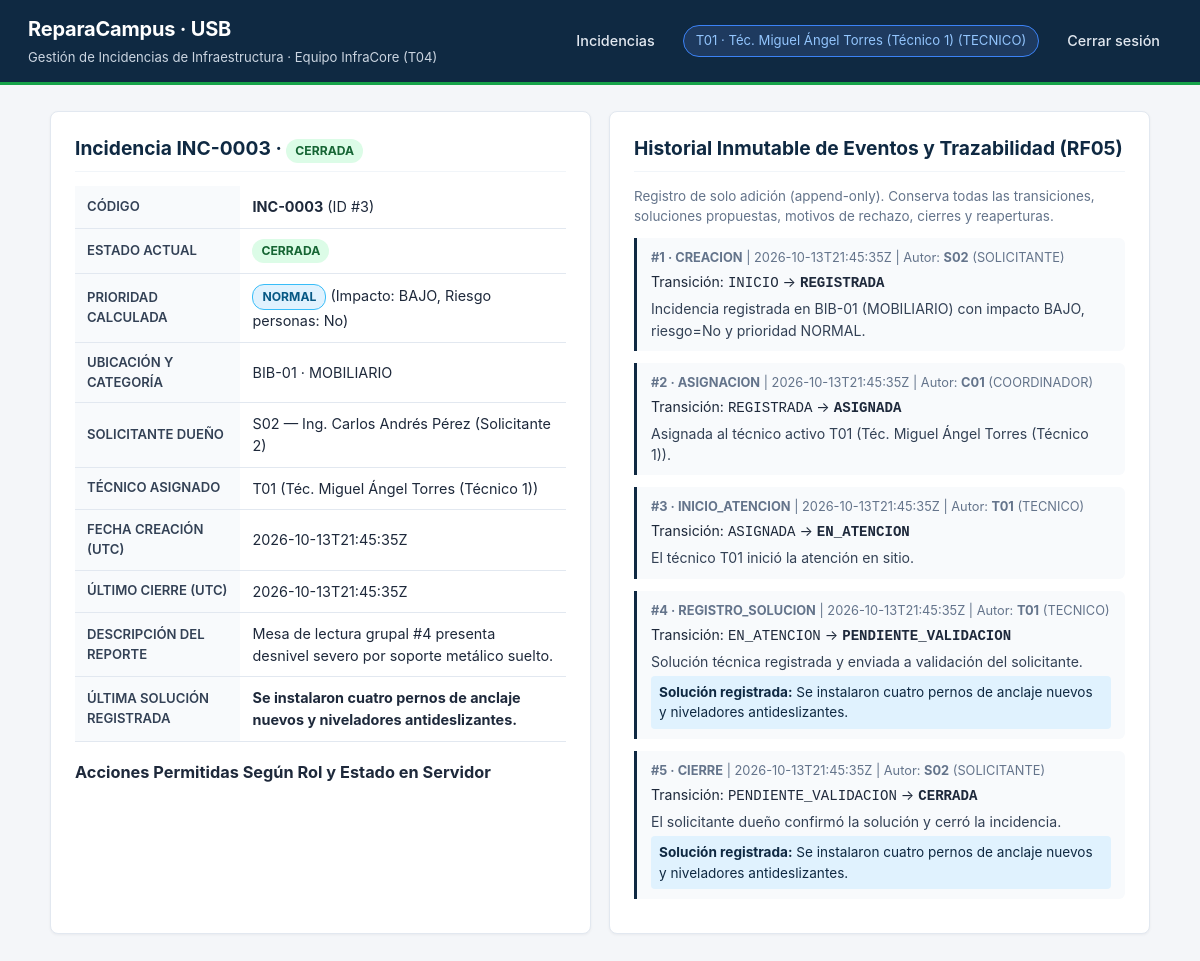
The page /incidencias/3 (signed in) on the database its author committed.
### tables this page shows
CREATE TABLE usuarios (
    id TEXT PRIMARY KEY,
    username TEXT UNIQUE NOT NULL,
    nombre TEXT NOT NULL,
    password_hash TEXT NOT NULL,
    rol TEXT NOT NULL CHECK (rol IN ('SOLICITANTE', 'COORDINADOR', 'TECNICO')),
    activo INTEGER NOT NULL DEFAULT 1 CHECK (activo IN (0, 1))
);

CREATE TABLE incidencias (
    id INTEGER PRIMARY KEY AUTOINCREMENT,
    codigo TEXT UNIQUE NOT NULL,
    autor_id TEXT NOT NULL REFERENCES usuarios(id),
    ubicacion TEXT NOT NULL CHECK (ubicacion IN ('LAB-01', 'AULA-201', 'BIB-01')),
    categoria TEXT NOT NULL CHECK (categoria IN ('ELECTRICIDAD', 'HIDRAULICA', 'MOBILIARIO', 'TIC')),
    descripcion TEXT NOT NULL,
    impacto TEXT NOT NULL CHECK (impacto IN ('BAJO', 'ALTO')),
    riesgo_personas INTEGER NOT NULL CHECK (riesgo_personas IN (0, 1)),
    prioridad TEXT NOT NULL CHECK (prioridad IN ('CRITICA', 'ALTA', 'NORMAL')),
    estado TEXT NOT NULL CHECK (estado IN ('REGISTRADA', 'ASIGNADA', 'EN_ATENCION', 'PENDIENTE_VALIDACION', 'CERRADA')),
    tecnico_asignado_id TEXT REFERENCES usuarios(id),
    solucion_actual TEXT,
    fecha_creacion_utc TEXT NOT NULL,
    fecha_ultimo_cierre_utc TEXT
);

CREATE TABLE historial_eventos (
    id INTEGER PRIMARY KEY AUTOINCREMENT,
    incidencia_id INTEGER NOT NULL REFERENCES incidencias(id),
    autor_id TEXT NOT NULL REFERENCES usuarios(id),
    accion TEXT NOT NULL,
    estado_anterior TEXT,
    estado_nuevo TEXT NOT NULL,
    detalle TEXT,
    solucion_propuesta TEXT,
    motivo TEXT,
    fecha_utc TEXT NOT NULL
);

### app/routes.py (the view)
@bp.route("/incidencias/<int:incidencia_id>", methods=["GET"])
def detalle_incidencia(incidencia_id: int):
    user = usuario_en_sesion()
    if not user:
        return redirect(url_for("main.login"))
    try:
        inc = obtener_incidencia_para_usuario(user, incidencia_id)
    except (PermisoDenegadoError, RecursoNoEncontradoError, ReglaNegocioError) as e:
        abort(e.codigo_http, e.mensaje)
    tecnicos = listar_tecnicos_activos() if user["rol"] == "COORDINADOR" else []
    return render_template(
        "detalle_incidencia.html",
        user=user,
        inc=inc,
        tecnicos=tecnicos,
    )

### app/db.py (called while the page is built)
def _resolve_sqlite_path(db_path: str) -> str:
    abs_p = os.path.abspath(db_path)
    if abs_p.startswith("/working_dir/"):
        tmp_p = "/tmp/" + os.path.basename(abs_p)
        if os.path.exists(abs_p) and not os.path.exists(tmp_p):
            shutil.copy2(abs_p, tmp_p)
        return tmp_p
    return abs_p

def get_db() -> sqlite3.Connection:
    if "db" not in g:
        raw_path = current_app.config["DATABASE"]
        os.makedirs(os.path.dirname(os.path.abspath(raw_path)), exist_ok=True)
        work_path = _resolve_sqlite_path(raw_path)
        conn = sqlite3.connect(work_path)
        conn.row_factory = sqlite3.Row
        conn.execute("PRAGMA foreign_keys = ON;")
        g.db = conn
        g.db_raw_path = os.path.abspath(raw_path)
        g.db_work_path = work_path
    return g.db

### app/routes.py (called while the page is built)
def usuario_en_sesion():
    uid = session.get("user_id")
    if not uid:
        return None
    return obtener_usuario_por_id(uid)

### app/services.py (called while the page is built)
def obtener_usuario_por_id(user_id: str) -> Optional[Dict[str, Any]]:
    if not user_id:
        return None
    db = get_db()
    row = db.execute(
        "SELECT id, username, nombre, rol, activo FROM usuarios WHERE id = ?",
        (user_id,),
    ).fetchone()
    return dict(row) if row else None

def obtener_incidencia_para_usuario(usuario_actual: Dict[str, Any], incidencia_id: int) -> Dict[str, Any]:
    if not usuario_actual:
        raise PermisoDenegadoError("Sesión no iniciada.")
    inc = obtener_incidencia_interna(incidencia_id)
    rol = usuario_actual["rol"]
    uid = usuario_actual["id"]
    if rol == "SOLICITANTE" and inc["autor_id"] != uid:
        raise PermisoDenegadoError("Un solicitante solo puede consultar sus propias incidencias.")
    if rol == "TECNICO" and inc["tecnico_asignado_id"] != uid:
        raise PermisoDenegadoError("Un técnico solo puede consultar las incidencias asignadas a su cuenta.")
    return inc

### app/templates/detalle_incidencia.html (shortened to what this page needs)
{% extends "base.html" %}
{% block content %}
<div class="grid-2">
    <div class="card">
        <h2>Incidencia {{ inc.codigo }} · <span class="badge est-{{ inc.estado }}">{{ inc.estado }}</span></h2>
        <table>
            <tbody>
                <tr><th>Código</th><td><strong>{{ inc.codigo }}</strong> (ID #{{ inc.id }})</td></tr>
                <tr><th>Estado Actual</th><td><span class="badge est-{{ inc.estado }}">{{ inc.estado }}</span></td></tr>
                <tr><th>Prioridad Calculada</th><td><span class="badge prio-{{ inc.prioridad }}">{{ inc.prioridad }}</span> (Impacto: {{ inc.impacto }}, Riesgo personas: {{ 'Sí' if inc.riesgo_personas else 'No' }})</td></tr>
                <tr><th>Ubicación y Categoría</th><td>{{ inc.ubicacion }} · {{ inc.categoria }}</td></tr>
                <tr><th>Solicitante Dueño</th><td>{{ inc.autor_id }} — {{ inc.autor_nombre }}</td></tr>
                <tr><th>Técnico Asignado</th><td>{{ inc.tecnico_asignado_id or 'Pendiente de asignación' }} {% if inc.tecnico_nombre %}({{ inc.tecnico_nombre }}){% endif %}</td></tr>
                <tr><th>Fecha Creación (UTC)</th><td>{{ inc.fecha_creacion_utc }}</td></tr>
                {% if inc.fecha_ultimo_cierre_utc %}
                <tr><th>Último Cierre (UTC)</th><td>{{ inc.fecha_ultimo_cierre_utc }}</td></tr>
                {% endif %}
                <tr><th>Descripción del Reporte</th><td>{{ inc.descripcion }}</td></tr>
                {% if inc.solucion_actual %}
                <tr><th>Última Solución Registrada</th><td><strong>{{ inc.solucion_actual }}</strong></td></tr>
                {% endif %}
            </tbody>
        </table>
        <div style="margin-top:18px;">
            <h3>Acciones Permitidas Según Rol y Estado en Servidor</h3>
        </div>
    </div>
    <div class="card">
        <h2>Historial Inmutable de Eventos y Trazabilidad (RF05)</h2>
        <p style="font-size:0.84rem; color:#64748b; margin-bottom:12px;">
            Registro de solo adición (append-only). Conserva todas las transiciones, soluciones propuestas, motivos de rechazo, cierres y reaperturas.
        </p>
        {% for ev in inc.historial %}
        <div class="timeline-item">
            <div class="timeline-meta">
                <strong>#{{ loop.index }} · {{ ev.accion }}</strong> | {{ ev.fecha_utc }} | Autor: <strong>{{ ev.autor_id }}</strong> ({{ ev.autor_rol }})
            </div>
            <div style="font-size:0.88rem; margin-bottom:4px;">
                Transición: <code>{{ ev.estado_anterior or 'INICIO' }}</code> → <strong><code>{{ ev.estado_nuevo }}</code></strong>
            </div>
            {% if ev.detalle %}
            <div style="font-size:0.88rem; color:#334155;">{{ ev.detalle }}</div>
            {% endif %}
            {% if ev.solucion_propuesta %}
            <div style="font-size:0.85rem; color:#0f2942; margin-top:4px; background:#e0f2fe; padding:6px 8px; border-radius:4px;">
                <strong>Solución registrada:</strong> {{ ev.solucion_propuesta }}
            </div>
            {% endif %}
        </div>
        {% endfor %}
    </div>
</div>
{% endblock %}

### app/templates/base.html (shortened to what this page needs)
<!DOCTYPE html>
<html lang="es">
<head>
    <link rel="stylesheet" href="{{ url_for('static', filename='style.css') }}">
</head>
<body>
    <header class="topbar">
        <div class="brand">
            <div>
                <h1>ReparaCampus · USB</h1>
                <span class="sub">Gestión de Incidencias de Infraestructura · Equipo InfraCore (T04)</span>
            </div>
        </div>
        {% if user %}
        <nav class="nav-links">
            <a href="{{ url_for('main.listado_incidencias') }}">Incidencias</a>
            <span class="user-pill">{{ user.id }} · {{ user.nombre }} ({{ user.rol }})</span>
            <a href="{{ url_for('main.logout') }}">Cerrar sesión</a>
        </nav>
        {% endif %}
    </header>
    <main class="container">
        {% block content %}{% endblock %}
    </main>
</body>
</html>

### app/static/style.css (style rules this page uses)
* { box-sizing: border-box; margin: 0; padding: 0; }
body { font-family: 'Inter', -apple-system, BlinkMacSystemFont, 'Segoe UI', Roboto, sans-serif; background-color: #f4f6f9; color: #1e293b; line-height: 1.5; }
.topbar { background: #0f2942; color: #ffffff; padding: 14px 28px; display: flex; justify-content: space-between; align-items: center; border-bottom: 3px solid #16a34a; }
.brand { display: flex; align-items: center; gap: 12px; }
.brand h1 { font-size: 1.25rem; font-weight: 700; letter-spacing: -0.01em; }
.brand span.sub { font-size: 0.82rem; color: #cbd5e1; font-weight: 400; }
.nav-links { display: flex; align-items: center; gap: 16px; }
.nav-links a { color: #e2e8f0; text-decoration: none; font-size: 0.9rem; font-weight: 500; padding: 6px 12px; border-radius: 6px; }
.user-pill { background: #1e3a5f; padding: 5px 12px; border-radius: 20px; font-size: 0.82rem; color: #93c5fd; border: 1px solid #3b82f6; }
.container { max-width: 1140px; margin: 26px auto; padding: 0 20px; }
.card { background: #ffffff; border-radius: 8px; border: 1px solid #e2e8f0; padding: 22px 24px; margin-bottom: 20px; box-shadow: 0 1px 3px rgba(15, 23, 42, 0.05); }
.card h2 { font-size: 1.2rem; color: #0f2942; margin-bottom: 14px; border-bottom: 1px solid #f1f5f9; padding-bottom: 8px; }
.card h3 { font-size: 1.02rem; color: #1e293b; margin-bottom: 10px; }
table { width: 100%; border-collapse: collapse; margin-top: 10px; font-size: 0.9rem; }
th, td { text-align: left; padding: 10px 12px; border-bottom: 1px solid #e2e8f0; }
th { background: #f8fafc; color: #334155; font-weight: 600; font-size: 0.82rem; text-transform: uppercase; }
.badge { display: inline-block; padding: 3px 9px; border-radius: 12px; font-size: 0.76rem; font-weight: 700; }
.prio-NORMAL { background: #e0f2fe; color: #075985; border: 1px solid #38bdf8; }
.est-CERRADA { background: #dcfce7; color: #166534; }
.grid-2 { display: grid; grid-template-columns: 1fr 1fr; gap: 18px; }
.timeline-item { border-left: 3px solid #0f2942; padding: 10px 14px; margin-bottom: 12px; background: #f8fafc; border-radius: 0 6px 6px 0; }
.timeline-meta { font-size: 0.8rem; color: #64748b; margin-bottom: 4px; }

### rows shown on the page
usuarios: id "T01", nombre "Téc. Miguel Ángel Torres (Técnico 1)", rol "TECNICO", tecnico_nombre "Téc. Miguel Ángel Torres (Técnico 1)"
incidencias: codigo "INC-0003", estado "CERRADA", id "3", prioridad "NORMAL", impacto "BAJO", riesgo_personas "No", ubicacion "BIB-01", categoria "MOBILIARIO", autor_id "S02", tecnico_asignado "T01", fecha_creacion_utc "2026-10-13T21:45:35Z", fecha_ultimo_cierre_utc "2026-10-13T21:45:35Z", descripcion "Mesa de lectura grupal #4 presenta desnivel severo por soporte metálico suelto.", solucion_actual "Se instalaron cuatro pernos de anclaje nuevos y niveladores antideslizantes."
usuarios: autor_nombre "Ing. Carlos Andrés Pérez (Solicitante 2)"
historial_eventos: accion "CREACION", fecha_utc "2026-10-13T21:45:35Z", autor_id "S02", autor_rol "SOLICITANTE", estado_anterior "INICIO", estado_nuevo "REGISTRADA", detalle "Incidencia registrada en BIB-01 (MOBILIARIO) con impacto BAJO, riesgo=No y prioridad NORMAL."
historial_eventos: accion "ASIGNACION", fecha_utc "2026-10-13T21:45:35Z", autor_id "C01", autor_rol "COORDINADOR", estado_anterior "REGISTRADA", estado_nuevo "ASIGNADA", detalle "Asignada al técnico activo T01 (Téc. Miguel Ángel Torres (Técnico 1))."
historial_eventos: accion "INICIO_ATENCION", fecha_utc "2026-10-13T21:45:35Z", autor_id "T01", autor_rol "TECNICO", estado_anterior "ASIGNADA", estado_nuevo "EN_ATENCION", detalle "El técnico T01 inició la atención en sitio."
historial_eventos: accion "REGISTRO_SOLUCION", fecha_utc "2026-10-13T21:45:35Z", autor_id "T01", autor_rol "TECNICO", estado_anterior "EN_ATENCION", estado_nuevo "PENDIENTE_VALIDACION", detalle "Solución técnica registrada y enviada a validación del solicitante.", solucion_propuesta "Se instalaron cuatro pernos de anclaje nuevos y niveladores antideslizantes."
historial_eventos: accion "CIERRE", fecha_utc "2026-10-13T21:45:35Z", autor_id "S02", autor_rol "SOLICITANTE", estado_anterior "PENDIENTE_VALIDACION", estado_nuevo "CERRADA", detalle "El solicitante dueño confirmó la solución y cerró la incidencia.", solucion_propuesta "Se instalaron cuatro pernos de anclaje nuevos y niveladores antideslizantes."
